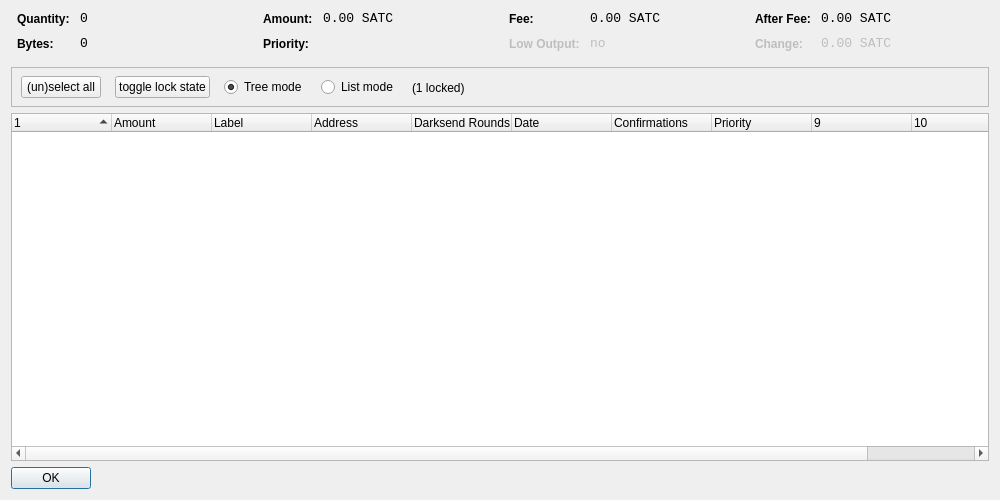
<?xml version="1.0" encoding="UTF-8"?>
<ui version="4.0">
 <class>CoinControlDialog</class>
 <widget class="QDialog" name="CoinControlDialog">
  <property name="geometry">
   <rect>
    <x>0</x>
    <y>0</y>
    <width>1000</width>
    <height>500</height>
   </rect>
  </property>
  <property name="windowTitle">
   <string>Coin Control</string>
  </property>
  <layout class="QVBoxLayout" name="verticalLayout">
   <item>
    <layout class="QHBoxLayout" name="horizontalLayoutTop" stretch="0,0,0,0">
     <property name="topMargin">
      <number>0</number>
     </property>
     <property name="bottomMargin">
      <number>10</number>
     </property>
     <item>
      <layout class="QFormLayout" name="formLayoutCoinControl1">
       <property name="horizontalSpacing">
        <number>10</number>
       </property>
       <property name="verticalSpacing">
        <number>10</number>
       </property>
       <property name="leftMargin">
        <number>6</number>
       </property>
       <property name="rightMargin">
        <number>6</number>
       </property>
       <item row="0" column="0">
        <widget class="QLabel" name="labelCoinControlQuantityText">
         <property name="styleSheet">
          <string notr="true">font-weight:bold;</string>
         </property>
         <property name="text">
          <string>Quantity:</string>
         </property>
        </widget>
       </item>
       <item row="0" column="1">
        <widget class="QLabel" name="labelCoinControlQuantity">
         <property name="font">
          <font>
           <family>Monospace</family>
           <pointsize>10</pointsize>
          </font>
         </property>
         <property name="cursor">
          <cursorShape>IBeamCursor</cursorShape>
         </property>
         <property name="contextMenuPolicy">
          <enum>Qt::ActionsContextMenu</enum>
         </property>
         <property name="text">
          <string notr="true">0</string>
         </property>
         <property name="textInteractionFlags">
          <set>Qt::LinksAccessibleByMouse|Qt::TextSelectableByKeyboard|Qt::TextSelectableByMouse</set>
         </property>
        </widget>
       </item>
       <item row="1" column="0">
        <widget class="QLabel" name="labelCoinControlBytesText">
         <property name="styleSheet">
          <string notr="true">font-weight:bold;</string>
         </property>
         <property name="text">
          <string>Bytes:</string>
         </property>
        </widget>
       </item>
       <item row="1" column="1">
        <widget class="QLabel" name="labelCoinControlBytes">
         <property name="font">
          <font>
           <family>Monospace</family>
           <pointsize>10</pointsize>
          </font>
         </property>
         <property name="cursor">
          <cursorShape>IBeamCursor</cursorShape>
         </property>
         <property name="contextMenuPolicy">
          <enum>Qt::ActionsContextMenu</enum>
         </property>
         <property name="text">
          <string notr="true">0</string>
         </property>
         <property name="textInteractionFlags">
          <set>Qt::LinksAccessibleByMouse|Qt::TextSelectableByKeyboard|Qt::TextSelectableByMouse</set>
         </property>
        </widget>
       </item>
      </layout>
     </item>
     <item>
      <layout class="QFormLayout" name="formLayoutCoinControl2">
       <property name="horizontalSpacing">
        <number>10</number>
       </property>
       <property name="verticalSpacing">
        <number>10</number>
       </property>
       <property name="leftMargin">
        <number>6</number>
       </property>
       <property name="rightMargin">
        <number>6</number>
       </property>
       <item row="0" column="0">
        <widget class="QLabel" name="labelCoinControlAmountText">
         <property name="styleSheet">
          <string notr="true">font-weight:bold;</string>
         </property>
         <property name="text">
          <string>Amount:</string>
         </property>
        </widget>
       </item>
       <item row="0" column="1">
        <widget class="QLabel" name="labelCoinControlAmount">
         <property name="font">
          <font>
           <family>Monospace</family>
           <pointsize>10</pointsize>
          </font>
         </property>
         <property name="cursor">
          <cursorShape>IBeamCursor</cursorShape>
         </property>
         <property name="contextMenuPolicy">
          <enum>Qt::ActionsContextMenu</enum>
         </property>
         <property name="text">
          <string notr="true">0.00 SATC</string>
         </property>
         <property name="textInteractionFlags">
          <set>Qt::LinksAccessibleByMouse|Qt::TextSelectableByKeyboard|Qt::TextSelectableByMouse</set>
         </property>
        </widget>
       </item>
       <item row="1" column="0">
        <widget class="QLabel" name="labelCoinControlPriorityText">
         <property name="styleSheet">
          <string notr="true">font-weight:bold;</string>
         </property>
         <property name="text">
          <string>Priority:</string>
         </property>
        </widget>
       </item>
       <item row="1" column="1">
        <widget class="QLabel" name="labelCoinControlPriority">
         <property name="font">
          <font>
           <family>Monospace</family>
           <pointsize>10</pointsize>
          </font>
         </property>
         <property name="cursor">
          <cursorShape>IBeamCursor</cursorShape>
         </property>
         <property name="contextMenuPolicy">
          <enum>Qt::ActionsContextMenu</enum>
         </property>
         <property name="text">
          <string/>
         </property>
         <property name="textInteractionFlags">
          <set>Qt::LinksAccessibleByMouse|Qt::TextSelectableByKeyboard|Qt::TextSelectableByMouse</set>
         </property>
        </widget>
       </item>
      </layout>
     </item>
     <item>
      <layout class="QFormLayout" name="formLayoutCoinControl3">
       <property name="horizontalSpacing">
        <number>10</number>
       </property>
       <property name="verticalSpacing">
        <number>10</number>
       </property>
       <property name="leftMargin">
        <number>6</number>
       </property>
       <property name="rightMargin">
        <number>6</number>
       </property>
       <item row="0" column="0">
        <widget class="QLabel" name="labelCoinControlFeeText">
         <property name="styleSheet">
          <string notr="true">font-weight:bold;</string>
         </property>
         <property name="text">
          <string>Fee:</string>
         </property>
        </widget>
       </item>
       <item row="0" column="1">
        <widget class="QLabel" name="labelCoinControlFee">
         <property name="font">
          <font>
           <family>Monospace</family>
           <pointsize>10</pointsize>
          </font>
         </property>
         <property name="cursor">
          <cursorShape>IBeamCursor</cursorShape>
         </property>
         <property name="contextMenuPolicy">
          <enum>Qt::ActionsContextMenu</enum>
         </property>
         <property name="text">
          <string notr="true">0.00 SATC</string>
         </property>
         <property name="textInteractionFlags">
          <set>Qt::LinksAccessibleByMouse|Qt::TextSelectableByKeyboard|Qt::TextSelectableByMouse</set>
         </property>
        </widget>
       </item>
       <item row="1" column="0">
        <widget class="QLabel" name="labelCoinControlLowOutputText">
         <property name="enabled">
          <bool>false</bool>
         </property>
         <property name="styleSheet">
          <string notr="true">font-weight:bold;</string>
         </property>
         <property name="text">
          <string>Low Output:</string>
         </property>
        </widget>
       </item>
       <item row="1" column="1">
        <widget class="QLabel" name="labelCoinControlLowOutput">
         <property name="enabled">
          <bool>false</bool>
         </property>
         <property name="font">
          <font>
           <family>Monospace</family>
           <pointsize>10</pointsize>
          </font>
         </property>
         <property name="cursor">
          <cursorShape>IBeamCursor</cursorShape>
         </property>
         <property name="contextMenuPolicy">
          <enum>Qt::ActionsContextMenu</enum>
         </property>
         <property name="text">
          <string notr="true">no</string>
         </property>
         <property name="textInteractionFlags">
          <set>Qt::LinksAccessibleByMouse|Qt::TextSelectableByKeyboard|Qt::TextSelectableByMouse</set>
         </property>
        </widget>
       </item>
      </layout>
     </item>
     <item>
      <layout class="QFormLayout" name="formLayoutCoinControl4">
       <property name="horizontalSpacing">
        <number>10</number>
       </property>
       <property name="verticalSpacing">
        <number>10</number>
       </property>
       <property name="leftMargin">
        <number>6</number>
       </property>
       <property name="rightMargin">
        <number>6</number>
       </property>
       <item row="0" column="0">
        <widget class="QLabel" name="labelCoinControlAfterFeeText">
         <property name="styleSheet">
          <string notr="true">font-weight:bold;</string>
         </property>
         <property name="text">
          <string>After Fee:</string>
         </property>
        </widget>
       </item>
       <item row="0" column="1">
        <widget class="QLabel" name="labelCoinControlAfterFee">
         <property name="font">
          <font>
           <family>Monospace</family>
           <pointsize>10</pointsize>
          </font>
         </property>
         <property name="cursor">
          <cursorShape>IBeamCursor</cursorShape>
         </property>
         <property name="contextMenuPolicy">
          <enum>Qt::ActionsContextMenu</enum>
         </property>
         <property name="text">
          <string notr="true">0.00 SATC</string>
         </property>
         <property name="textInteractionFlags">
          <set>Qt::LinksAccessibleByMouse|Qt::TextSelectableByKeyboard|Qt::TextSelectableByMouse</set>
         </property>
        </widget>
       </item>
       <item row="1" column="0">
        <widget class="QLabel" name="labelCoinControlChangeText">
         <property name="enabled">
          <bool>false</bool>
         </property>
         <property name="styleSheet">
          <string notr="true">font-weight:bold;</string>
         </property>
         <property name="text">
          <string>Change:</string>
         </property>
        </widget>
       </item>
       <item row="1" column="1">
        <widget class="QLabel" name="labelCoinControlChange">
         <property name="enabled">
          <bool>false</bool>
         </property>
         <property name="font">
          <font>
           <family>Monospace</family>
           <pointsize>10</pointsize>
          </font>
         </property>
         <property name="cursor">
          <cursorShape>IBeamCursor</cursorShape>
         </property>
         <property name="contextMenuPolicy">
          <enum>Qt::ActionsContextMenu</enum>
         </property>
         <property name="text">
          <string notr="true">0.00 SATC</string>
         </property>
         <property name="textInteractionFlags">
          <set>Qt::LinksAccessibleByMouse|Qt::TextSelectableByKeyboard|Qt::TextSelectableByMouse</set>
         </property>
        </widget>
       </item>
      </layout>
     </item>
    </layout>
   </item>
   <item>
    <widget class="QFrame" name="frame">
     <property name="minimumSize">
      <size>
       <width>0</width>
       <height>40</height>
      </size>
     </property>
     <property name="frameShape">
      <enum>QFrame::StyledPanel</enum>
     </property>
     <property name="frameShadow">
      <enum>QFrame::Sunken</enum>
     </property>
     <widget class="QWidget" name="horizontalLayoutWidget">
      <property name="geometry">
       <rect>
        <x>10</x>
        <y>0</y>
        <width>781</width>
        <height>41</height>
       </rect>
      </property>
      <layout class="QHBoxLayout" name="horizontalLayoutPanel" stretch="0,0,0,0,0">
       <property name="spacing">
        <number>14</number>
       </property>
       <item>
        <widget class="QPushButton" name="pushButtonSelectAll">
         <property name="sizePolicy">
          <sizepolicy hsizetype="Maximum" vsizetype="Fixed">
           <horstretch>0</horstretch>
           <verstretch>0</verstretch>
          </sizepolicy>
         </property>
         <property name="text">
          <string>(un)select all</string>
         </property>
        </widget>
       </item>
        <item>
         <widget class="QPushButton" name="pushButtonToggleLock">
          <property name="sizePolicy">
           <sizepolicy hsizetype="Maximum" vsizetype="Fixed">
            <horstretch>0</horstretch>
            <verstretch>0</verstretch>
           </sizepolicy>
          </property>
          <property name="text">
           <string>toggle lock state</string>
          </property>
          <property name="autoDefault">
           <bool>false</bool>
          </property>
         </widget>
        </item>
       <item>
        <widget class="QRadioButton" name="radioTreeMode">
         <property name="sizePolicy">
          <sizepolicy hsizetype="Maximum" vsizetype="Fixed">
           <horstretch>0</horstretch>
           <verstretch>0</verstretch>
          </sizepolicy>
         </property>
         <property name="text">
          <string>Tree mode</string>
         </property>
         <property name="checked">
          <bool>true</bool>
         </property>
        </widget>
       </item>
       <item>
        <widget class="QRadioButton" name="radioListMode">
         <property name="sizePolicy">
          <sizepolicy hsizetype="Maximum" vsizetype="Fixed">
           <horstretch>0</horstretch>
           <verstretch>0</verstretch>
          </sizepolicy>
         </property>
         <property name="text">
          <string>List mode</string>
         </property>
        </widget>
       </item>
        <item>
         <widget class="QLabel" name="labelLocked">
          <property name="text">
           <string>(1 locked)</string>
          </property>
         </widget>
        </item>
       <item>
        <spacer name="horizontalSpacer">
         <property name="orientation">
          <enum>Qt::Horizontal</enum>
         </property>
         <property name="sizeHint" stdset="0">
          <size>
           <width>40</width>
           <height>20</height>
          </size>
         </property>
        </spacer>
       </item>
      </layout>
     </widget>
    </widget>
   </item>
   <item>
    <widget class="CoinControlTreeWidget" name="treeWidget">
     <property name="contextMenuPolicy">
      <enum>Qt::CustomContextMenu</enum>
     </property>
     <property name="sortingEnabled">
      <bool>false</bool>
     </property>
     <property name="columnCount">
      <number>11</number>
     </property>
     <attribute name="headerShowSortIndicator" stdset="0">
      <bool>true</bool>
     </attribute>
     <attribute name="headerStretchLastSection">
      <bool>false</bool>
     </attribute>
     <column>
      <property name="text">
       <string/>
      </property>
     </column>
     <column>
      <property name="text">
       <string>Amount</string>
      </property>
     </column>
     <column>
      <property name="text">
       <string>Label</string>
      </property>
     </column>
     <column>
      <property name="text">
       <string>Address</string>
      </property>
     </column>
     <column>
      <property name="text">
       <string>Darksend Rounds</string>
      </property>
    </column>
     <column>
      <property name="text">
       <string>Date</string>
      </property>
     </column>
     <column>
      <property name="text">
       <string>Confirmations</string>
      </property>
      <property name="toolTip">
       <string>Confirmed</string>
      </property>
     </column>
     <column>
      <property name="text">
       <string>Priority</string>
      </property>
     </column>
     <column>
      <property name="text">
       <string/>
      </property>
     </column>
     <column>
      <property name="text">
       <string/>
      </property>
     </column>
     <column>
      <property name="text">
       <string/>
      </property>
     </column>
     <column>
      <property name="text">
       <string/>
      </property>
     </column>
    </widget>
   </item>
   <item>
    <widget class="QDialogButtonBox" name="buttonBox">
     <property name="sizePolicy">
      <sizepolicy hsizetype="Maximum" vsizetype="Fixed">
       <horstretch>0</horstretch>
       <verstretch>0</verstretch>
      </sizepolicy>
     </property>
     <property name="orientation">
      <enum>Qt::Horizontal</enum>
     </property>
     <property name="standardButtons">
      <set>QDialogButtonBox::Ok</set>
     </property>
    </widget>
   </item>
  </layout>
 </widget>
 <customwidgets>
  <customwidget>
   <class>CoinControlTreeWidget</class>
   <extends>QTreeWidget</extends>
   <header>coincontroltreewidget.h</header>
  </customwidget>
 </customwidgets>
 <resources/>
 <connections/>
</ui>
